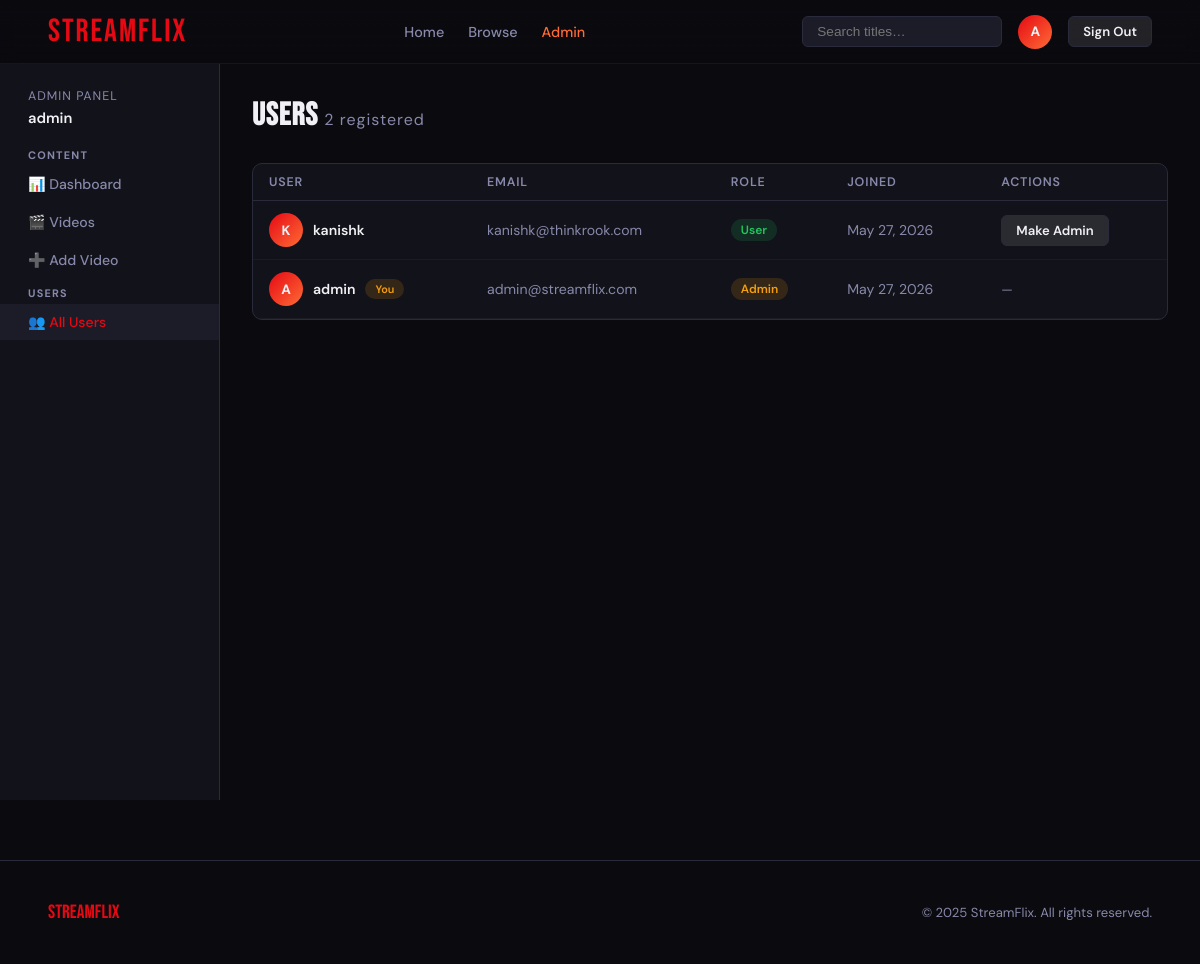
Page /admin/users (signed in) on the committed database.
### models.py (models this page shows, shortened)
class User(UserMixin, db.Model):
    __tablename__ = 'users'
    id = db.Column(db.Integer, primary_key=True)
    username = db.Column(db.String(80), unique=True, nullable=False)
    email = db.Column(db.String(120), unique=True, nullable=False)
    password_hash = db.Column(db.String(256), nullable=False)
    is_admin = db.Column(db.Boolean, default=False)
    created_at = db.Column(db.DateTime, default=datetime.utcnow)

### admin.py (the view)
@admin_bp.route('/users')
@admin_required
def users():
    all_users = User.query.order_by(User.created_at.desc()).all()
    return render_template('admin/users.html', users=all_users)

### admin.py (called while the page is built)
def admin_required(f):
    @wraps(f)
    @login_required
    def decorated(*args, **kwargs):
        if not current_user.is_admin:
            abort(403)
        return f(*args, **kwargs)
    return decorated

### models.py (called while the page is built)
@login_manager.user_loader
def load_user(user_id):
    return User.query.get(int(user_id))

### templates/admin/users.html (shortened to what this page needs)
{% extends "base.html" %}
{% block content %}
<div class="admin-layout">
  <aside class="admin-sidebar">
    <div style="padding:0 28px 20px;">
      <div style="font-size:.78rem;color:var(--muted);text-transform:uppercase;letter-spacing:1px;margin-bottom:4px;">Admin Panel</div>
      <div style="font-size:.92rem;font-weight:600;">{{ current_user.username }}</div>
    </div>
    <div style="margin-bottom:8px;">
      <div class="sidebar-label">Content</div>
      <a href="{{ url_for('admin.dashboard') }}" class="sidebar-link">📊 Dashboard</a>
      <a href="{{ url_for('admin.videos') }}" class="sidebar-link">🎬 Videos</a>
      <a href="{{ url_for('admin.add_video') }}" class="sidebar-link">➕ Add Video</a>
    </div>
    <div>
      <div class="sidebar-label">Users</div>
      <a href="{{ url_for('admin.users') }}" class="sidebar-link active">👥 All Users</a>
    </div>
  </aside>
  <div class="admin-main">
    <div class="page-header">
      <h1>Users <span style="font-size:1rem;font-family:'DM Sans';color:var(--muted);font-weight:400;">{{ users|length }} registered</span></h1>
    </div>
    <div class="card">
      <table>
        <thead>
          <tr>
            <th>User</th>
            <th>Email</th>
            <th>Role</th>
            <th>Joined</th>
            <th>Actions</th>
          </tr>
        </thead>
        <tbody>
          {% for user in users %}
          <tr>
            <td>
              <div style="display:flex;align-items:center;gap:10px;">
                <div class="user-avatar">{{ user.username[0].upper() }}</div>
                <span style="font-weight:600;">{{ user.username }}</span>
                {% if user.id == current_user.id %}<span class="pill pill-yellow" style="font-size:.68rem;">You</span>{% endif %}
              </div>
            </td>
            <td style="color:var(--muted);">{{ user.email }}</td>
            <td>
              <span class="pill {{ 'pill-yellow' if user.is_admin else 'pill-green' }}">
                {{ 'Admin' if user.is_admin else 'User' }}
              </span>
            </td>
            <td style="color:var(--muted);">{{ user.created_at.strftime('%b %d, %Y') }}</td>
            <td>
              {% if user.id != current_user.id %}
              <form method="POST" action="{{ url_for('admin.toggle_admin', user_id=user.id) }}" style="display:inline;">
                <button class="btn btn-ghost btn-sm" type="submit">
                  {{ 'Remove Admin' if user.is_admin else 'Make Admin' }}
                </button>
              </form>
              {% else %}
              <span style="color:var(--muted);font-size:.82rem;">—</span>
              {% endif %}
            </td>
          </tr>
          {% endfor %}
        </tbody>
      </table>
    </div>
  </div>
</div>
{% endblock %}

### templates/base.html (shortened to what this page needs)
<!DOCTYPE html>
<html lang="en">
<head>
</head>
<body>
{% if current_user.is_authenticated %}
<nav>
  <a href="{{ url_for('main.index') }}" class="nav-logo">STREAMFLIX</a>
  <div class="nav-links">
    <a href="{{ url_for('main.index') }}" class="{{ 'active' if request.endpoint == 'main.index' }}">Home</a>
    <a href="{{ url_for('main.browse') }}" class="{{ 'active' if request.endpoint == 'main.browse' }}">Browse</a>
    {% if current_user.is_admin %}
    <a href="{{ url_for('admin.dashboard') }}" class="{{ 'active' if request.blueprint == 'admin' }}" style="color: var(--accent2);">Admin</a>
    {% endif %}
  </div>
  <div class="nav-user">
    <form action="{{ url_for('main.browse') }}" method="GET" class="nav-search">
      <input name="q" placeholder="Search titles…" value="{{ request.args.get('q','') }}">
    </form>
    <div class="nav-avatar" title="{{ current_user.username }}">{{ current_user.username[0].upper() }}</div>
    <a href="{{ url_for('auth.logout') }}" class="btn btn-ghost btn-sm">Sign Out</a>
  </div>
</nav>
{% endif %}
<main>{% block content %}{% endblock %}</main>
{% if current_user.is_authenticated %}
<footer>
  <span style="font-family: 'Bebas Neue'; font-size:1.2rem; color: var(--accent);">STREAMFLIX</span>
  <span>© 2025 StreamFlix. All rights reserved.</span>
</footer>
{% endif %}
</body>
</html>

### templates/base.html (style rules this page uses)
:root { --bg: #0a0a0f; --surface: #12121a; --surface2: #1c1c28; --border: #2a2a3d; --accent: #e50914; --accent2: #ff6b35; --text: #f0f0f5; --muted: #8888aa; --success: #22c55e; --warning: #f59e0b; }
* { box-sizing: border-box; margin: 0; padding: 0; }
body { background: var(--bg); color: var(--text); font-family: 'DM Sans', sans-serif; min-height: 100vh; }
a { color: inherit; text-decoration: none; }
nav { position: fixed; top: 0; left: 0; right: 0; z-index: 100; display: flex; align-items: center; justify-content: space-between; padding: 0 48px; height: 64px; background: linear-gradient(to bottom, rgba(10,10,15,0.95) 0%, transparent 100%); backdrop-filter: blur(8px); border-bottom: 1px solid rgba(255,255,255,0.05); transition: background 0.3s; }
.nav-logo { font-family: 'Bebas Neue', sans-serif; font-size: 2rem; color: var(--accent); letter-spacing: 2px; }
.nav-links { display: flex; align-items: center; gap: 24px; }
.nav-links a { color: var(--muted); font-size: 0.9rem; font-weight: 500; transition: color 0.2s; }
.nav-links a:hover, .nav-links a.active { color: var(--text); }
.nav-user { display: flex; align-items: center; gap: 16px; }
.nav-avatar { width: 34px; height: 34px; border-radius: 50%; background: linear-gradient(135deg, var(--accent), var(--accent2)); display: flex; align-items: center; justify-content: center; font-weight: 700; font-size: 0.85rem; cursor: pointer; }
.nav-search { display: flex; align-items: center; gap: 8px; }
.nav-search input { background: var(--surface2); border: 1px solid var(--border); color: var(--text); padding: 7px 14px; border-radius: 6px; font-size: 0.85rem; width: 200px; outline: none; transition: border-color 0.2s; }
main { padding-top: 64px; min-height: 100vh; }
.btn { display: inline-flex; align-items: center; gap: 8px; padding: 10px 22px; border-radius: 6px; font-size: 0.9rem; font-weight: 600; cursor: pointer; border: none; transition: all 0.2s; font-family: inherit; }
.btn-ghost { background: rgba(255,255,255,0.1); color: var(--text); border: 1px solid var(--border); }
.btn-sm { padding: 6px 14px; font-size: 0.82rem; }
footer { padding: 40px 48px; margin-top: 60px; border-top: 1px solid var(--border); color: var(--muted); font-size: 0.82rem; display: flex; align-items: center; justify-content: space-between; }
table { width: 100%; border-collapse: collapse; }
th { text-align: left; font-size: 0.78rem; font-weight: 600; color: var(--muted); text-transform: uppercase; letter-spacing: 0.8px; padding: 10px 16px; border-bottom: 1px solid var(--border); }
td { padding: 12px 16px; border-bottom: 1px solid rgba(255,255,255,0.04); font-size: 0.88rem; vertical-align: middle; }
.pill { display: inline-block; padding: 3px 10px; border-radius: 20px; font-size: 0.75rem; font-weight: 600; }
.pill-green { background: rgba(34,197,94,0.15); color: var(--success); }
.pill-yellow { background: rgba(245,158,11,0.15); color: var(--warning); }

### templates/admin/users.html (style rules this page uses)
.admin-layout { display:grid;grid-template-columns:220px 1fr;min-height:calc(100vh - 64px); }
.admin-sidebar { background:var(--surface);border-right:1px solid var(--border);padding:24px 0;position:sticky;top:64px;height:calc(100vh - 64px);overflow-y:auto; }
.sidebar-label { font-size:.68rem;font-weight:700;text-transform:uppercase;letter-spacing:1.2px;color:var(--muted);padding:0 28px;margin-bottom:4px; }
.sidebar-link { display:flex;align-items:center;gap:10px;padding:9px 28px;font-size:.88rem;font-weight:500;color:var(--muted);transition:all .15s;text-decoration:none;margin-bottom:2px; }
.sidebar-link:hover,.sidebar-link.active { background:var(--surface2);color:var(--text); }
.sidebar-link.active { color:var(--accent); }
.admin-main { padding:32px; }
.page-header { display:flex;align-items:center;justify-content:space-between;margin-bottom:28px; }
.page-header h1 { font-family:'Bebas Neue',sans-serif;font-size:2rem;letter-spacing:1px; }
.card { background:var(--surface);border:1px solid var(--border);border-radius:10px;overflow:hidden; }
.user-avatar { width:34px;height:34px;border-radius:50%;background:linear-gradient(135deg,var(--accent),var(--accent2));display:flex;align-items:center;justify-content:center;font-weight:700;font-size:.85rem; }

### rows in the picture
User: username "A", username "admin", shows "You", email "admin@streamflix.com", is_admin "Admin", created_at "May 27, 2026"
User: username "K", username "kanishk", email "kanishk@thinkrook.com", is_admin "User", created_at "May 27, 2026", is_admin "Make Admin"

### other values in the picture
{{ users|length }} "2"
